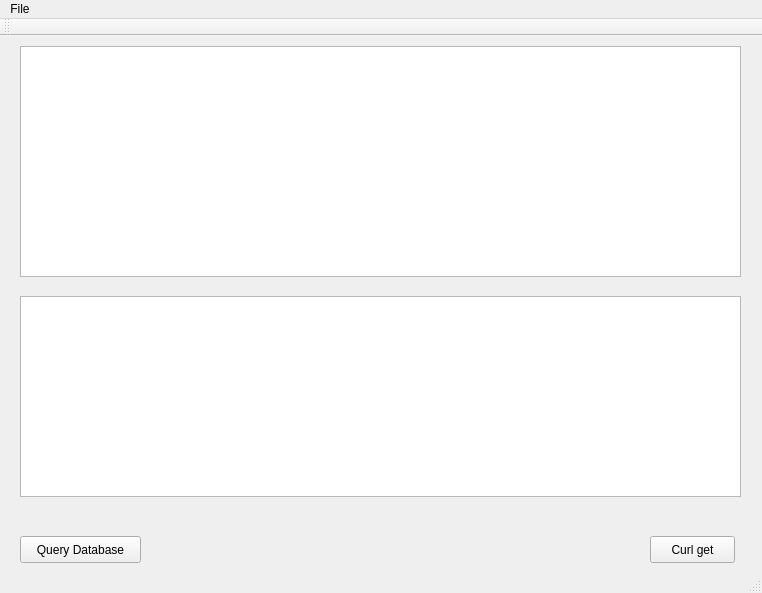
<?xml version="1.0" encoding="UTF-8"?>
<ui version="4.0">
 <class>MainWindow</class>
 <widget class="QMainWindow" name="MainWindow">
  <property name="geometry">
   <rect>
    <x>0</x>
    <y>0</y>
    <width>762</width>
    <height>593</height>
   </rect>
  </property>
  <property name="windowTitle">
   <string>MainWindow</string>
  </property>
  <widget class="QWidget" name="centralWidget">
   <widget class="QPushButton" name="pushButton">
    <property name="geometry">
     <rect>
      <x>650</x>
      <y>500</y>
      <width>85</width>
      <height>27</height>
     </rect>
    </property>
    <property name="text">
     <string>Curl get</string>
    </property>
   </widget>
   <widget class="QPushButton" name="pushButton_2">
    <property name="geometry">
     <rect>
      <x>20</x>
      <y>500</y>
      <width>121</width>
      <height>27</height>
     </rect>
    </property>
    <property name="text">
     <string>Query Database</string>
    </property>
   </widget>
   <widget class="QPlainTextEdit" name="plainTextEdit">
    <property name="geometry">
     <rect>
      <x>20</x>
      <y>260</y>
      <width>721</width>
      <height>201</height>
     </rect>
    </property>
   </widget>
   <widget class="QTextEdit" name="textEdit">
    <property name="geometry">
     <rect>
      <x>20</x>
      <y>10</y>
      <width>721</width>
      <height>231</height>
     </rect>
    </property>
   </widget>
  </widget>
  <widget class="QMenuBar" name="menuBar">
   <property name="geometry">
    <rect>
     <x>0</x>
     <y>0</y>
     <width>762</width>
     <height>22</height>
    </rect>
   </property>
   <widget class="QMenu" name="menuFile">
    <property name="title">
     <string>File</string>
    </property>
    <addaction name="actionNew"/>
   </widget>
   <addaction name="menuFile"/>
  </widget>
  <widget class="QToolBar" name="mainToolBar">
   <attribute name="toolBarArea">
    <enum>TopToolBarArea</enum>
   </attribute>
   <attribute name="toolBarBreak">
    <bool>false</bool>
   </attribute>
  </widget>
  <widget class="QStatusBar" name="statusBar"/>
  <action name="actionNew">
   <property name="text">
    <string>New</string>
   </property>
  </action>
 </widget>
 <layoutdefault spacing="6" margin="11"/>
 <resources/>
 <connections>
  <connection>
   <sender>pushButton_2</sender>
   <signal>clicked()</signal>
   <receiver>MainWindow</receiver>
   <slot>clickedSqlQueryButton()</slot>
   <hints>
    <hint type="sourcelabel">
     <x>76</x>
     <y>561</y>
    </hint>
    <hint type="destinationlabel">
     <x>224</x>
     <y>619</y>
    </hint>
   </hints>
  </connection>
  <connection>
   <sender>pushButton</sender>
   <signal>clicked()</signal>
   <receiver>MainWindow</receiver>
   <slot>clickedCurlButton()</slot>
   <hints>
    <hint type="sourcelabel">
     <x>664</x>
     <y>561</y>
    </hint>
    <hint type="destinationlabel">
     <x>648</x>
     <y>623</y>
    </hint>
   </hints>
  </connection>
  <connection>
   <sender>plainTextEdit</sender>
   <signal>textChanged()</signal>
   <receiver>MainWindow</receiver>
   <slot>sqlInputChanged()</slot>
   <hints>
    <hint type="sourcelabel">
     <x>415</x>
     <y>397</y>
    </hint>
    <hint type="destinationlabel">
     <x>752</x>
     <y>400</y>
    </hint>
   </hints>
  </connection>
 </connections>
 <slots>
  <slot>clickedSqlQueryButton()</slot>
  <slot>clickedCurlButton()</slot>
  <slot>sqlInputChanged()</slot>
  <slot>positionChanged(QTextCursor*c)</slot>
 </slots>
</ui>
